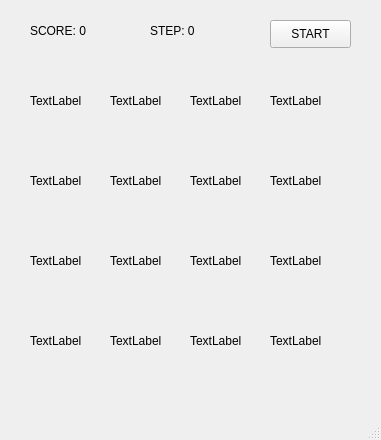
<?xml version="1.0" encoding="UTF-8"?>
<ui version="4.0">
 <class>MainWindow</class>
 <widget class="QMainWindow" name="MainWindow">
  <property name="geometry">
   <rect>
    <x>0</x>
    <y>0</y>
    <width>381</width>
    <height>440</height>
   </rect>
  </property>
  <property name="windowTitle">
   <string>MainWindow</string>
  </property>
  <widget class="QWidget" name="centralwidget">
   <widget class="QLabel" name="label_score">
    <property name="geometry">
     <rect>
      <x>30</x>
      <y>20</y>
      <width>111</width>
      <height>21</height>
     </rect>
    </property>
    <property name="text">
     <string>SCORE: 0</string>
    </property>
   </widget>
   <widget class="QPushButton" name="pushButton_start">
    <property name="geometry">
     <rect>
      <x>270</x>
      <y>20</y>
      <width>81</width>
      <height>28</height>
     </rect>
    </property>
    <property name="text">
     <string>START</string>
    </property>
   </widget>
   <widget class="QLabel" name="label_00">
    <property name="geometry">
     <rect>
      <x>30</x>
      <y>60</y>
      <width>81</width>
      <height>81</height>
     </rect>
    </property>
    <property name="text">
     <string>TextLabel</string>
    </property>
   </widget>
   <widget class="QLabel" name="label_01">
    <property name="geometry">
     <rect>
      <x>110</x>
      <y>60</y>
      <width>81</width>
      <height>81</height>
     </rect>
    </property>
    <property name="text">
     <string>TextLabel</string>
    </property>
   </widget>
   <widget class="QLabel" name="label_03">
    <property name="geometry">
     <rect>
      <x>270</x>
      <y>60</y>
      <width>81</width>
      <height>81</height>
     </rect>
    </property>
    <property name="text">
     <string>TextLabel</string>
    </property>
   </widget>
   <widget class="QLabel" name="label_02">
    <property name="geometry">
     <rect>
      <x>190</x>
      <y>60</y>
      <width>81</width>
      <height>81</height>
     </rect>
    </property>
    <property name="text">
     <string>TextLabel</string>
    </property>
   </widget>
   <widget class="QLabel" name="label_11">
    <property name="geometry">
     <rect>
      <x>110</x>
      <y>140</y>
      <width>81</width>
      <height>81</height>
     </rect>
    </property>
    <property name="text">
     <string>TextLabel</string>
    </property>
   </widget>
   <widget class="QLabel" name="label_13">
    <property name="geometry">
     <rect>
      <x>270</x>
      <y>140</y>
      <width>81</width>
      <height>81</height>
     </rect>
    </property>
    <property name="text">
     <string>TextLabel</string>
    </property>
   </widget>
   <widget class="QLabel" name="label_12">
    <property name="geometry">
     <rect>
      <x>190</x>
      <y>140</y>
      <width>81</width>
      <height>81</height>
     </rect>
    </property>
    <property name="text">
     <string>TextLabel</string>
    </property>
   </widget>
   <widget class="QLabel" name="label_10">
    <property name="geometry">
     <rect>
      <x>30</x>
      <y>140</y>
      <width>81</width>
      <height>81</height>
     </rect>
    </property>
    <property name="text">
     <string>TextLabel</string>
    </property>
   </widget>
   <widget class="QLabel" name="label_21">
    <property name="geometry">
     <rect>
      <x>110</x>
      <y>220</y>
      <width>81</width>
      <height>81</height>
     </rect>
    </property>
    <property name="text">
     <string>TextLabel</string>
    </property>
   </widget>
   <widget class="QLabel" name="label_23">
    <property name="geometry">
     <rect>
      <x>270</x>
      <y>220</y>
      <width>81</width>
      <height>81</height>
     </rect>
    </property>
    <property name="text">
     <string>TextLabel</string>
    </property>
   </widget>
   <widget class="QLabel" name="label_30">
    <property name="geometry">
     <rect>
      <x>30</x>
      <y>300</y>
      <width>81</width>
      <height>81</height>
     </rect>
    </property>
    <property name="text">
     <string>TextLabel</string>
    </property>
   </widget>
   <widget class="QLabel" name="label_31">
    <property name="geometry">
     <rect>
      <x>110</x>
      <y>300</y>
      <width>81</width>
      <height>81</height>
     </rect>
    </property>
    <property name="text">
     <string>TextLabel</string>
    </property>
   </widget>
   <widget class="QLabel" name="label_22">
    <property name="geometry">
     <rect>
      <x>190</x>
      <y>220</y>
      <width>81</width>
      <height>81</height>
     </rect>
    </property>
    <property name="text">
     <string>TextLabel</string>
    </property>
   </widget>
   <widget class="QLabel" name="label_32">
    <property name="geometry">
     <rect>
      <x>190</x>
      <y>300</y>
      <width>81</width>
      <height>81</height>
     </rect>
    </property>
    <property name="text">
     <string>TextLabel</string>
    </property>
   </widget>
   <widget class="QLabel" name="label_33">
    <property name="geometry">
     <rect>
      <x>270</x>
      <y>300</y>
      <width>81</width>
      <height>81</height>
     </rect>
    </property>
    <property name="text">
     <string>TextLabel</string>
    </property>
   </widget>
   <widget class="QLabel" name="label_20">
    <property name="geometry">
     <rect>
      <x>30</x>
      <y>220</y>
      <width>81</width>
      <height>81</height>
     </rect>
    </property>
    <property name="text">
     <string>TextLabel</string>
    </property>
   </widget>
   <widget class="QLabel" name="label_step">
    <property name="geometry">
     <rect>
      <x>150</x>
      <y>20</y>
      <width>91</width>
      <height>21</height>
     </rect>
    </property>
    <property name="text">
     <string>STEP: 0</string>
    </property>
   </widget>
  </widget>
  <widget class="QMenuBar" name="menubar">
   <property name="geometry">
    <rect>
     <x>0</x>
     <y>0</y>
     <width>381</width>
     <height>26</height>
    </rect>
   </property>
  </widget>
  <widget class="QStatusBar" name="statusbar"/>
 </widget>
 <resources/>
 <connections/>
</ui>
